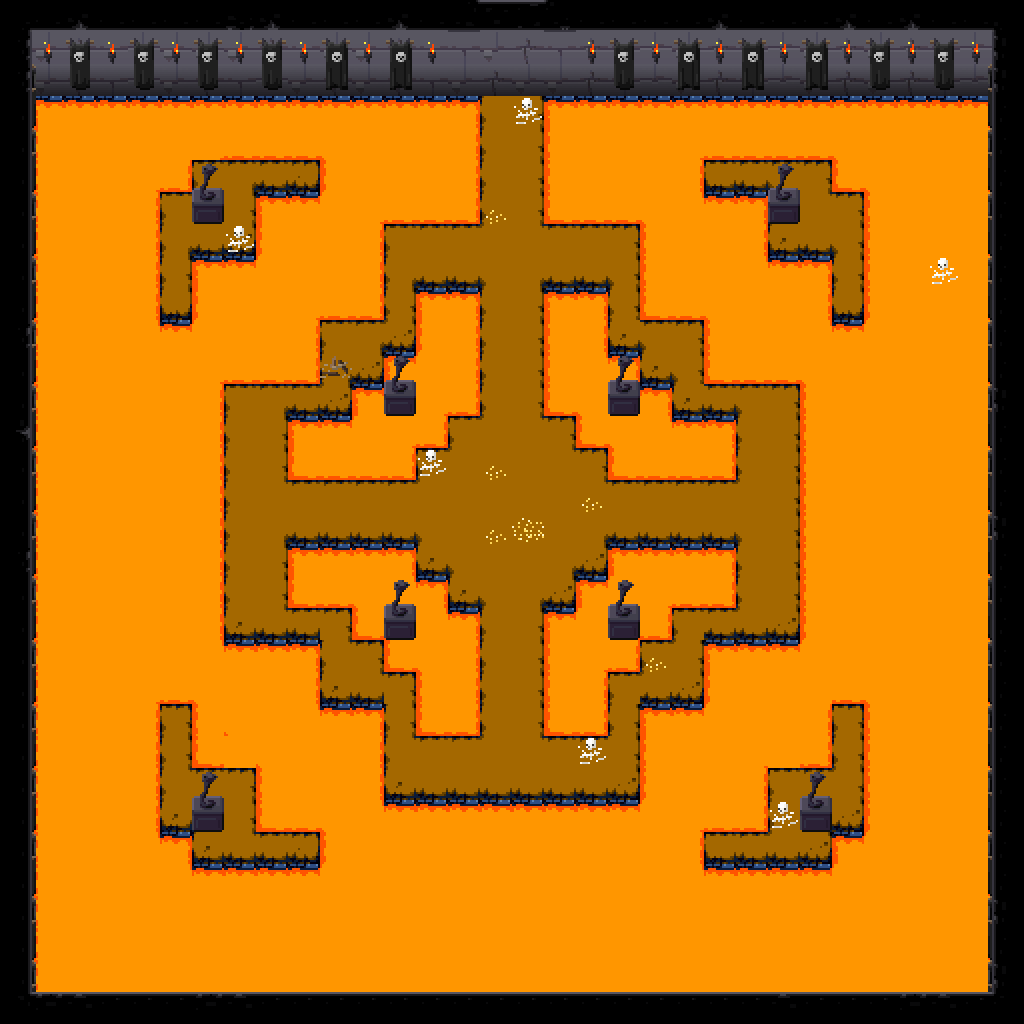

This game map was drawn from its Tiled (.tmx) file and the tilesets committed beside it. A one-line description and the trimmed map source follow:
An orthogonal 32x32 tile map with 32x32 px tiles, 5 tile layers (ground, walls, objects, tops, ...), 2 tilesets and 72 objects (22x light, 3x item, 2x monster).

<map version="1.0" orientation="orthogonal" renderorder="right-down" width="32" height="32" tilewidth="32" tileheight="32" nextobjectid="73">
 <tileset firstgid="1" name="dungeon tileset calciumtrice" tilewidth="32" tileheight="32" tilecount="750">
  <image source="../textures/spritesheets/dungeon tileset calciumtrice.png" width="960" height="808" />
 </tileset>
 <tileset firstgid="751" name="Lava_Buch_PD" tilewidth="32" tileheight="32" tilecount="112">
  <image source="../textures/spritesheets/lava_buch_PD.png" width="256" height="448" />
 </tileset>
 <layer name="ground" width="32" height="32">
  <data>[1024 cells, 846 non-empty, 43 distinct tile ids]</data>
 </layer>
 <layer name="walls" width="32" height="32">
  <data>[1024 cells, 60 non-empty, 14 distinct tile ids]</data>
 </layer>
 <layer name="objects" width="32" height="32">
  <data>[1024 cells, 131 non-empty, 16 distinct tile ids]</data>
 </layer>
 <layer name="tops" width="32" height="32">
  <data>[1024 cells, 122 non-empty, 17 distinct tile ids]</data>
 </layer>
 <objectgroup name="colliderWalls">
  <object id="1" x="0" y="0" width="480" height="160" />
  <object id="2" x="544" y="0" width="480" height="160" />
  <object id="3" x="544" y="160" width="32" height="64" />
  <object id="4" x="448" y="160" width="32" height="64" />
  <object id="5" x="576" y="192" width="96" height="32" />
  <object id="6" x="640" y="224" width="32" height="96" />
  <object id="7" x="672" y="288" width="64" height="32" />
  <object id="8" x="704" y="320" width="32" height="64" />
  <object id="9" x="736" y="352" width="96" height="32" />
  <object id="10" x="352" y="192" width="96" height="32" />
  <object id="11" x="352" y="224" width="32" height="96" />
  <object id="12" x="288" y="288" width="64" height="32" />
  <object id="13" x="288" y="320" width="32" height="64" />
  <object id="14" x="192" y="352" width="96" height="32" />
  <object id="15" x="224" y="640" width="96" height="32" />
  <object id="16" x="288" y="672" width="32" height="64" />
  <object id="17" x="320" y="704" width="64" height="32" />
  <object id="18" x="352" y="736" width="32" height="96" />
  <object id="19" x="704" y="640" width="96" height="32" />
  <object id="20" x="704" y="672" width="32" height="64" />
  <object id="21" x="640" y="704" width="64" height="32" />
  <object id="22" x="640" y="736" width="32" height="96" />
  <object id="23" x="416" y="288" width="64" height="64" />
  <object id="24" x="384" y="352" width="96" height="32" />
  <object id="25" x="352" y="384" width="128" height="32" />
  <object id="26" x="288" y="416" width="160" height="32" />
  <object id="27" x="288" y="448" width="128" height="32" />
  <object id="28" x="544" y="288" width="64" height="64" />
  <object id="29" x="544" y="352" width="96" height="32" />
  <object id="30" x="544" y="384" width="128" height="32" />
  <object id="31" x="576" y="416" width="160" height="32" />
  <object id="32" x="608" y="448" width="128" height="32" />
  <object id="33" x="288" y="544" width="128" height="32" />
  <object id="34" x="288" y="576" width="160" height="32" />
  <object id="35" x="352" y="608" width="128" height="32" />
  <object id="36" x="384" y="640" width="96" height="32" />
  <object id="37" x="416" y="672" width="64" height="64" />
  <object id="38" x="608" y="544" width="128" height="32" />
  <object id="39" x="576" y="576" width="160" height="32" />
  <object id="40" x="544" y="608" width="128" height="32" />
  <object id="41" x="544" y="640" width="96" height="32" />
  <object id="42" x="544" y="672" width="64" height="64" />
  <object id="43" x="192" y="384" width="32" height="288" />
  <object id="44" x="800" y="384" width="32" height="288" />
  <object id="45" x="384" y="800" width="256" height="32" />
 </objectgroup>
 <objectgroup name="lights">
  <object id="46" name="light" x="384" y="352" width="32" height="32" />
  <object id="47" name="light" x="608" y="352" width="32" height="32" />
  <object id="48" name="light" x="384" y="576" width="32" height="32" />
  <object id="49" name="light" x="608" y="576" width="32" height="32" />
  <object id="50" name="light" x="416" y="32" width="32" height="32" />
  <object id="51" name="light" x="576" y="32" width="32" height="32" />
  <object id="52" name="light" x="640" y="32" width="32" height="32" />
  <object id="53" name="light" x="704" y="32" width="32" height="32" />
  <object id="54" name="light" x="768" y="32" width="32" height="32" />
  <object id="55" name="light" x="832" y="32" width="32" height="32" />
  <object id="56" name="light" x="896" y="32" width="32" height="32" />
  <object id="57" name="light" x="960" y="32" width="32" height="32" />
  <object id="58" name="light" x="352" y="32" width="32" height="32" />
  <object id="59" name="light" x="288" y="32" width="32" height="32" />
  <object id="60" name="light" x="224" y="32" width="32" height="32" />
  <object id="61" name="light" x="160" y="32" width="32" height="32" />
  <object id="62" name="light" x="96" y="32" width="32" height="32" />
  <object id="63" name="light" x="32" y="32" width="32" height="32" />
  <object id="64" name="light" x="192" y="160" width="32" height="32" />
  <object id="65" name="light" x="192" y="768" width="32" height="32" />
  <object id="66" name="light" x="800" y="768" width="32" height="32" />
  <object id="67" name="light" x="768" y="160" width="32" height="32" />
 </objectgroup>
 <objectgroup name="mapObjects">
  <object id="68" name="monster" x="480" y="224" width="32" height="32">
   <properties>
    <property name="type" value="zombie" />
   </properties>
  </object>
  <object id="69" name="monster" x="640" y="480" width="32" height="32">
   <properties>
    <property name="type" value="skeleton" />
   </properties>
  </object>
  <object id="70" name="item" x="496" y="336" width="32" height="32">
   <properties>
    <property name="type" value="key" />
    <property name="value" value="1" />
   </properties>
  </object>
  <object id="71" name="item" x="320" y="480" width="32" height="32">
   <properties>
    <property name="type" value="potion_hp" />
    <property name="value" value="10" />
   </properties>
  </object>
  <object id="72" name="item" x="352" y="480" width="32" height="32">
   <properties>
    <property name="type" value="potion_hp" />
    <property name="value" value="10" />
   </properties>
  </object>
 </objectgroup>
 <layer name="entranceDoors" width="32" height="32">
  <data>[1024 cells, 132 non-empty, 24 distinct tile ids]</data>
 </layer>
</map>
